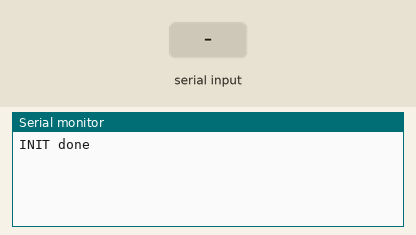
This sketch was run on a simulated Arduino Uno, built with avr-gcc and run on an emulated ATmega328P. Shown: the last lines printed to the serial monitor. The test bench sets the inputs (shaded band).

Above: at 1.2 s.
1.3 s: "90,45\n" received over Serial
At 2.4 s:
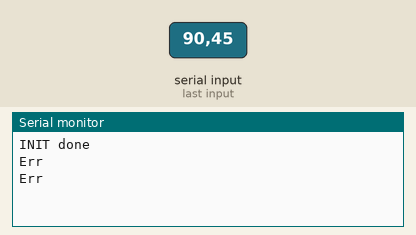
2.8 s: "5\n" received over Serial
At 3.4 s:
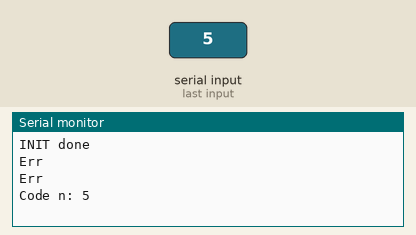

The sketch:

sender.ino
```cpp
/*
 * Based on IRsendDemo from IRremote libriray
 * An IR LED must be connected to Arduino PWM pin 3.
 *
 * IRremote (https://github.com/shirriff/Arduino-IRremote)
 */

#include <IRremote.h>

IRsend irsend;

#define COMANDS 24

/*
    Code of all buttons of IR remote control.
*/
unsigned long codes[COMANDS] = {
    0xF700FF,
    0xF7807F,
    0xF740BF,
    0xF7C03F,
    0xF720DF,
    0xF7A05F,
    0xF7609F,
    0xF7E01F,
    0xF710EF,
    0xF7906F,
    0xF750AF,
    0xF7D02F,
    0xF730CF,
    0xF7B04F,
    0xF7708F,
    0xF7F00F,
    0xF708F7,
    0xF78877,
    0xF748B7,
    0xF7C837,
    0xF728D7,
    0xF7A857,
    0xF76897,
    0xF7E817
};

void setup()
{
    Serial.begin(9600);
    Serial.println("INIT done");
}

void loop() {

    int n = Serial.parseInt();

    if (n == 0) return; // timeout

    if (n < 1 || n > COMANDS)
    {
        Serial.println("Err");
        return;
    }

    unsigned long code = codes[n - 1];

    Serial.print("Code n: ");
    Serial.println(n, DEC);

    irsend.sendNEC(code, 32);
}
```

Measured:
- after the input at 1.3 s, the serial monitor: prints a new line at once (image 1)
- after the input at 2.8 s, the serial monitor: prints a new line at once (image 2)
